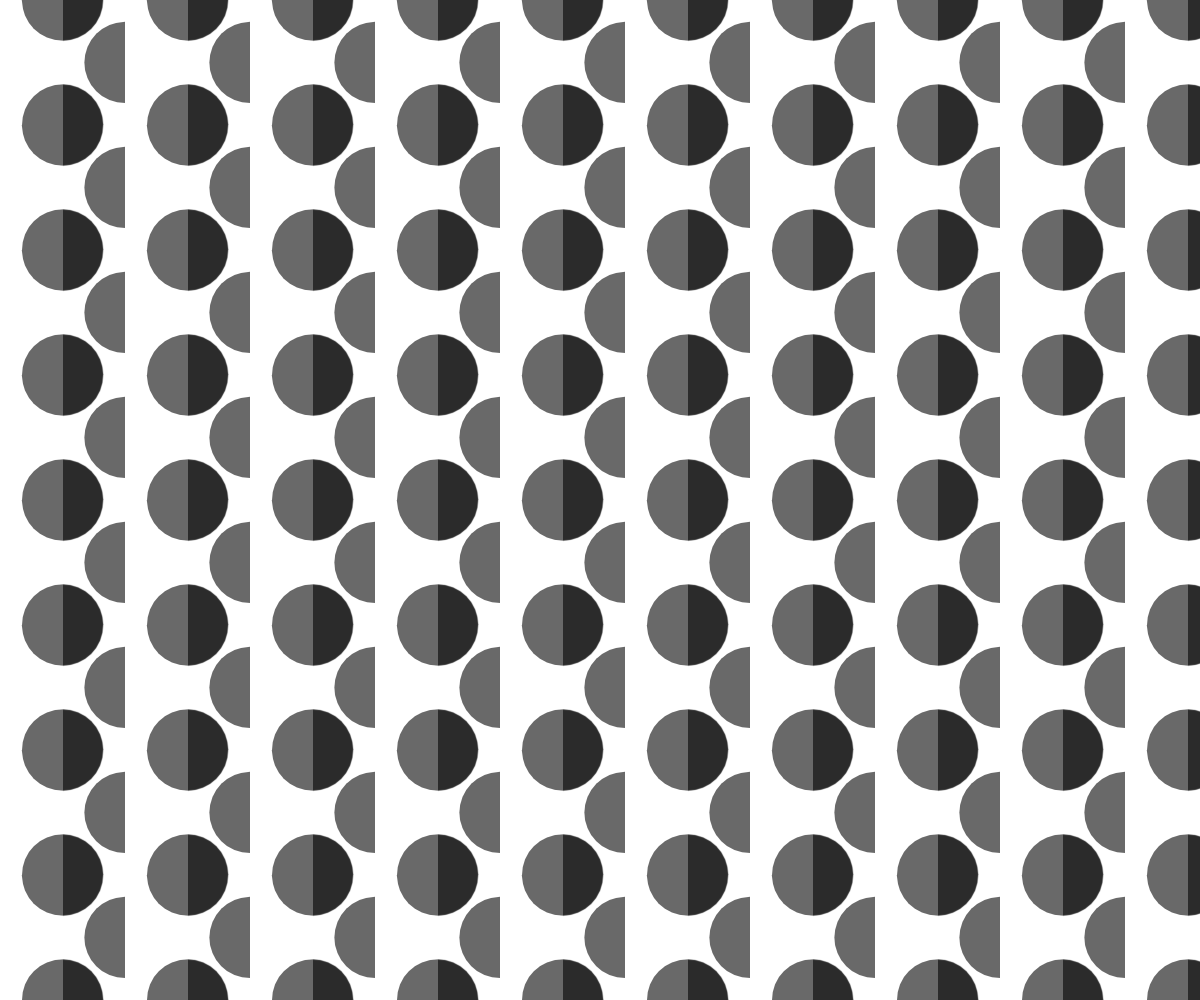
Frame 1 (no input)
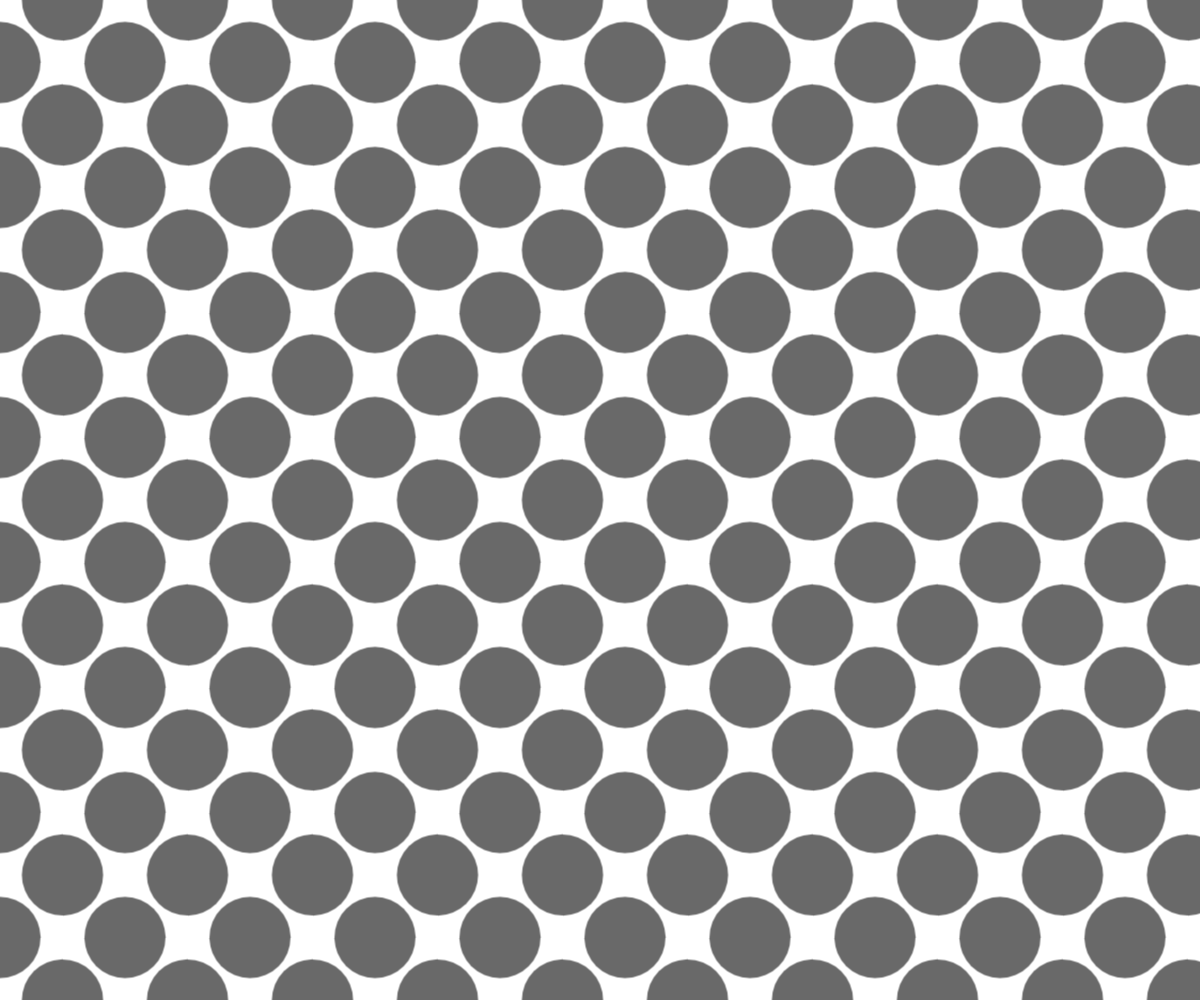
Frame 60 (no input)
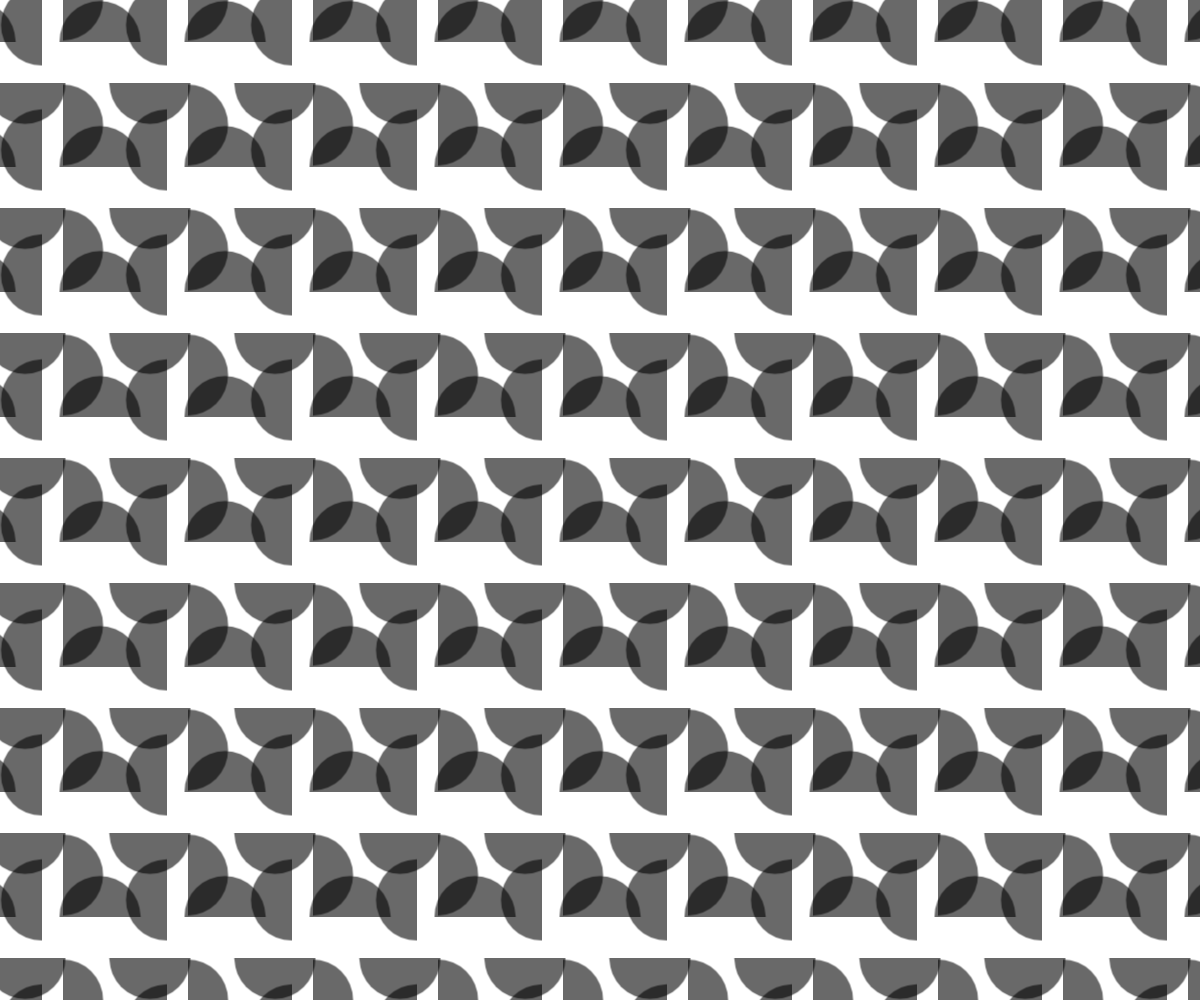
Frame 120 (the mouse pressed at the canvas centre since frame 60)

The p5.js sketch that drew these frames (run headless with seeded random() and noise() and a simulated clock; from frame 60 on, the mouse is pressed at the canvas centre):

// p5.js sketch
// ── sketch.js
var slotSize = 125
var pg
var marginX
var marginY

var offsetX = 0.5

var offsetY = 0.5
var step = 11

function setup() {

    createCanvas(windowWidth, windowHeight);
    pixelDensity(1)

    pg = createGraphics(slotSize, slotSize)

    pg = createGraphics(slotSize, slotSize)
    pg.fill(0, 0, 0, 150)
    pg.noStroke()
    pg.ellipse(0, slotSize / 2, slotSize * 0.65, slotSize * 0.65)


    imageMode(CENTER)


}


function draw() {
    background(255)

    for (var x = -slotSize * 5; x < width + slotSize * 5; x += slotSize * 1) {
        for (var y = -slotSize * 5; y < height + slotSize * 5; y += slotSize * 1) {
            push()

            //for (var i = 0; i < slotSize; i += step) {
            image(pg, x, y)
            //}

            pop()
        }

    }

    for (var x = -slotSize * 5; x < width + slotSize * 5; x += slotSize * 1) {
        for (var y = -slotSize * 5; y < height + slotSize * 5; y += slotSize * 1) {
            push()

            translate(x, y)
            rotate(PI)

            // for (var i = 0; i < slotSize; i += step) {
            image(pg, -slotSize * offsetX, -slotSize * offsetY)
            // }

            pop()
        }

    }

    for (var x = -slotSize * 5; x < width + slotSize * 5; x += slotSize * 1) {
        for (var y = -slotSize * 5; y < height + slotSize * 5; y += slotSize * 1) {
            push()

            translate(x, y)
            rotate(PI / 2)

            // for (var i = 0; i < slotSize; i += step) {
            image(pg, -slotSize * offsetX, -slotSize * offsetY)
            // }

            pop()
        }

    }


    for (var x = -slotSize * 5; x < width + slotSize * 5; x += slotSize * 1) {
        for (var y = -slotSize * 5; y < height + slotSize * 5; y += slotSize * 1) {
            push()

            translate(x, y)
            rotate(-PI / 2)

            // for (var i = 0; i < slotSize; i += step) {
            image(pg, -slotSize * offsetX, -slotSize * offsetY)
            // }

            pop()
        }

    }

    offsetX = map(mouseY, 0, width, -1, 1)
    offsetY = map(mouseX, 0, height, -1, 1)
}

function mouseReleased() {

    // offset = random(-1, 1)
    slotSize = int(random(2, 6)) * 25
    ellipseSize = random(0.125, 1)

    opacity = random(50, 200)

    console.log(slotSize, ellipseSize, opacity)

    pg = createGraphics(slotSize, slotSize)
    pg.fill(0, 0, 0, opacity)
    pg.noStroke()
    pg.ellipse(0, slotSize / 2, slotSize * ellipseSize, slotSize * ellipseSize)


}

function windowResized() {
    resizeCanvas(windowWidth, windowHeight);
    marginX = windowWidth - int((windowWidth / slotSize)) * slotSize;
    marginY = windowHeight - int((windowHeight / slotSize)) * slotSize;
}
